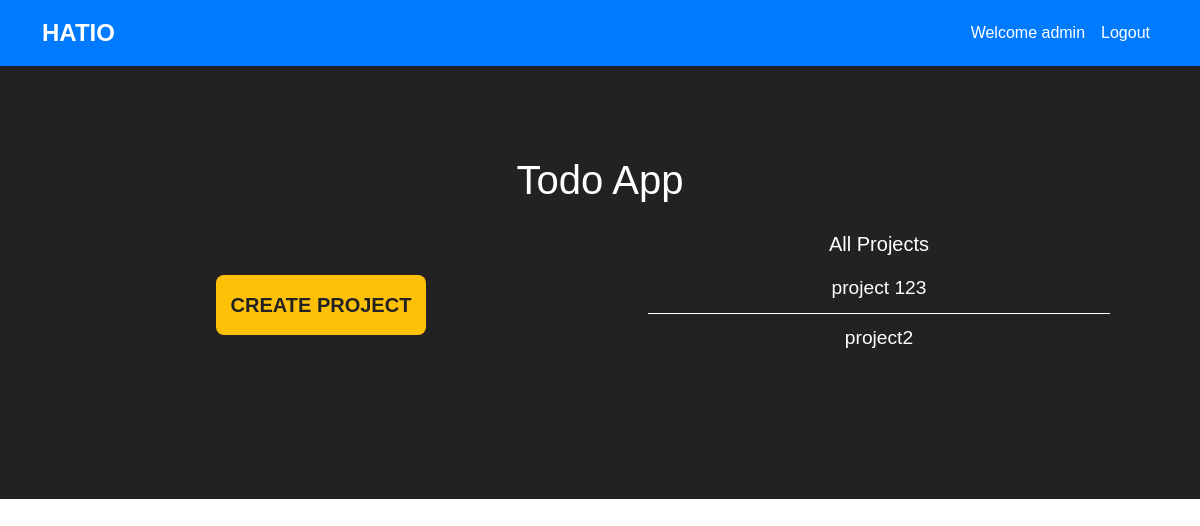
The app's page / (signed in), older data.
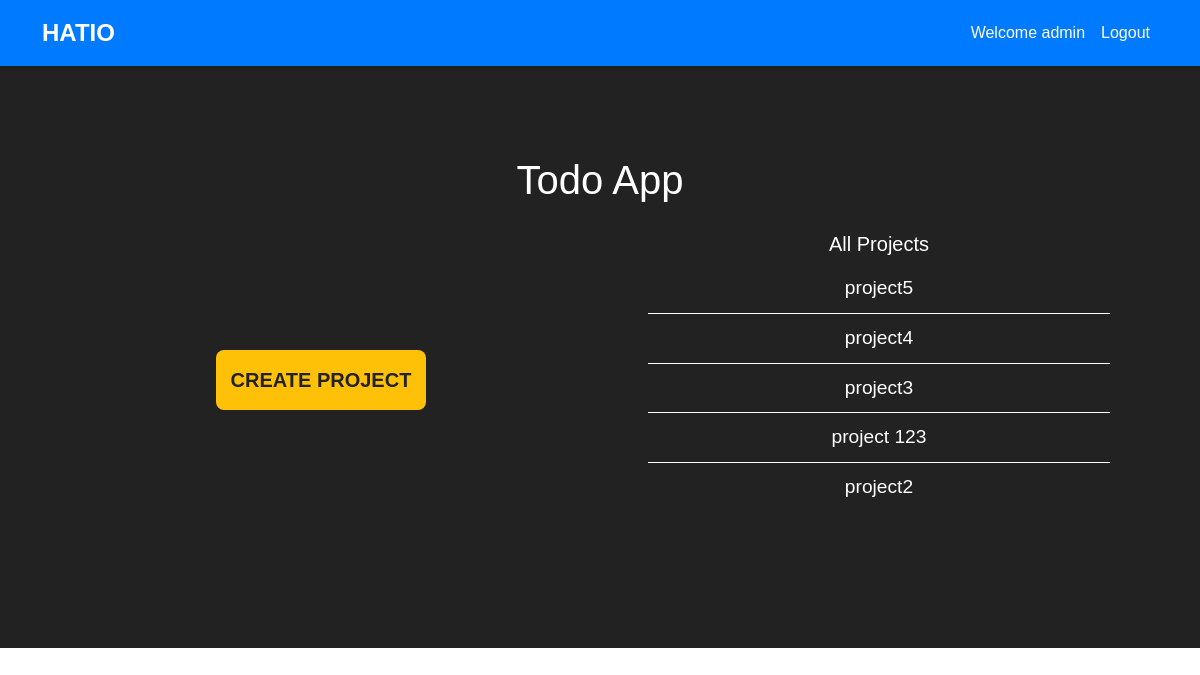
The same page, newer data.
### todoapp/models.py (models this page shows, shortened)
class Project(models.Model):
    unique_id = models.UUIDField(primary_key=True, editable=False, default=uuid.uuid4)
    title = models.CharField(max_length=100, unique=True)
    created_date = models.DateTimeField(auto_now_add=True)

### todo_project/views.py (the view)
# urls.py: path('',views.landing_page,name='landing_page'),
def landing_page(request):
    project = Project.objects.all().order_by("-created_date")
    return render(request,'index.html',{'projects':project})

### templates/index.html (shortened to what this page needs)
<!DOCTYPE html>
<html lang="en">
<head>
    <link rel="stylesheet" href="style.css">
    <link href="https://cdn.jsdelivr.net/npm/bootstrap@5.3.3/dist/css/bootstrap.min.css" rel="stylesheet">
</head>
<body>
<nav class="navbar navbar-expand-lg navbar-light fixed-top">
  <div class="container">
    <a class="navbar-brand" href="#">HATIO</a>
    <div class="collapse navbar-collapse justify-content-end" id="navbarNav">
      <ul class="navbar-nav">
        {% if user.is_authenticated %}
          <li class="nav-item">
            <a class="nav-link" href="#">Welcome {{ user.username }}</a>
          </li>
          <li class="nav-item">
            <a class="nav-link" href="{% url "user_logout" %}">Logout</a>
          </li>
        {% else %}
          <li class="nav-item">
            <a class="nav-link" href="{% url 'user_login' %}">Login</a>
          </li>
        {% endif %}
      </ul>
    </div>
  </div>
</nav>
      <div class="hero-section">
        <div class="container">
            <h1>Todo App</h1>
          <div class="hero-content">
            <div class="create">
                <a class="btn btn-create btn-lg btn-block" href="{% url "create" %}">Create Project</a>
            </div>
            <div class="list">
                <h5>All Projects</h5>
                <ul class="list-unstyled">
                  {% for project in projects %}
                    <li><a href="{% url "project_detail" project.pk %}">{{project.title}}</a></li>
                  {% endfor %}
                </ul>
            </div>
          </div>
        </div>
      </div>
</body>
</html>

### todo_project/static/style.css (style rules this page uses)
body { padding-top: 56px; }
.hero-section { background-color: #222; background-size: cover; background-position: center; color: #fff; text-align: center; padding: 100px 0; }
.hero-content { display: flex; justify-content: center; align-items: center; }
.create { width: 50%; margin-right: 3rem; padding: 1rem; }
.list { width: 50%; padding: 1rem; }
.list ul { list-style: none; padding: 0; }
.list ul li { padding: 0.5rem 0; border-bottom: 1px solid #fff; }
.list ul li:last-child { border-bottom: none; }

### templates/index.html (style rules this page uses)
body { padding-top: 56px; font-family: Arial, sans-serif; }
.navbar { background-color: #007bff; padding: 10px 0; box-shadow: 0 2px 4px rgba(0,0,0,0.1); }
.navbar-brand { color: #fff; font-weight: bold; font-size: 1.5rem; }
.navbar-nav .nav-link { color: #fff; }
.navbar-nav .nav-item:last-child .nav-link { margin-right: 0; }
.hero-section { background-color: #222; background-size: cover; background-position: center; color: #fff; text-align: center; padding: 100px 0; }
.hero-content { display: flex; justify-content: center; align-items: center; }
.create, .list { width: 45%; padding: 20px; }
.create { margin-right: 5%; }
.btn-create { background-color: #ffc107; border: none; color: #222; font-weight: bold; padding: 15px; border-radius: 8px; text-transform: uppercase; transition: background-color 0.3s; }
.list ul { list-style: none; padding: 0; }
.list ul li { padding: 10px 0; border-bottom: 1px solid #fff; font-size: 1.2rem; }
.list ul li:last-child { border-bottom: none; }
.list ul li a { color: #fff; text-decoration: none; }

Row changes from the older to the newer data that the page shows:
added Project: title "project5"
added Project: title "project4"
added Project: title "project3"
